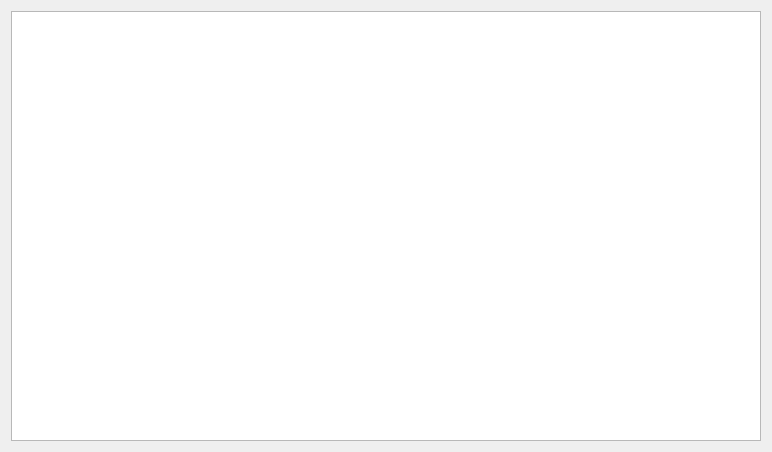
<?xml version="1.0" encoding="UTF-8"?>
<ui version="4.0">
 <class>Dialog</class>
 <widget class="QDialog" name="Dialog">
  <property name="geometry">
   <rect>
    <x>0</x>
    <y>0</y>
    <width>772</width>
    <height>452</height>
   </rect>
  </property>
  <property name="windowTitle">
   <string>Dialog</string>
  </property>
  <layout class="QHBoxLayout" name="horizontalLayout">
   <item>
    <widget class="QTextBrowser" name="textBrowser"/>
   </item>
  </layout>
 </widget>
 <layoutdefault spacing="6" margin="11"/>
 <resources/>
 <connections/>
</ui>
